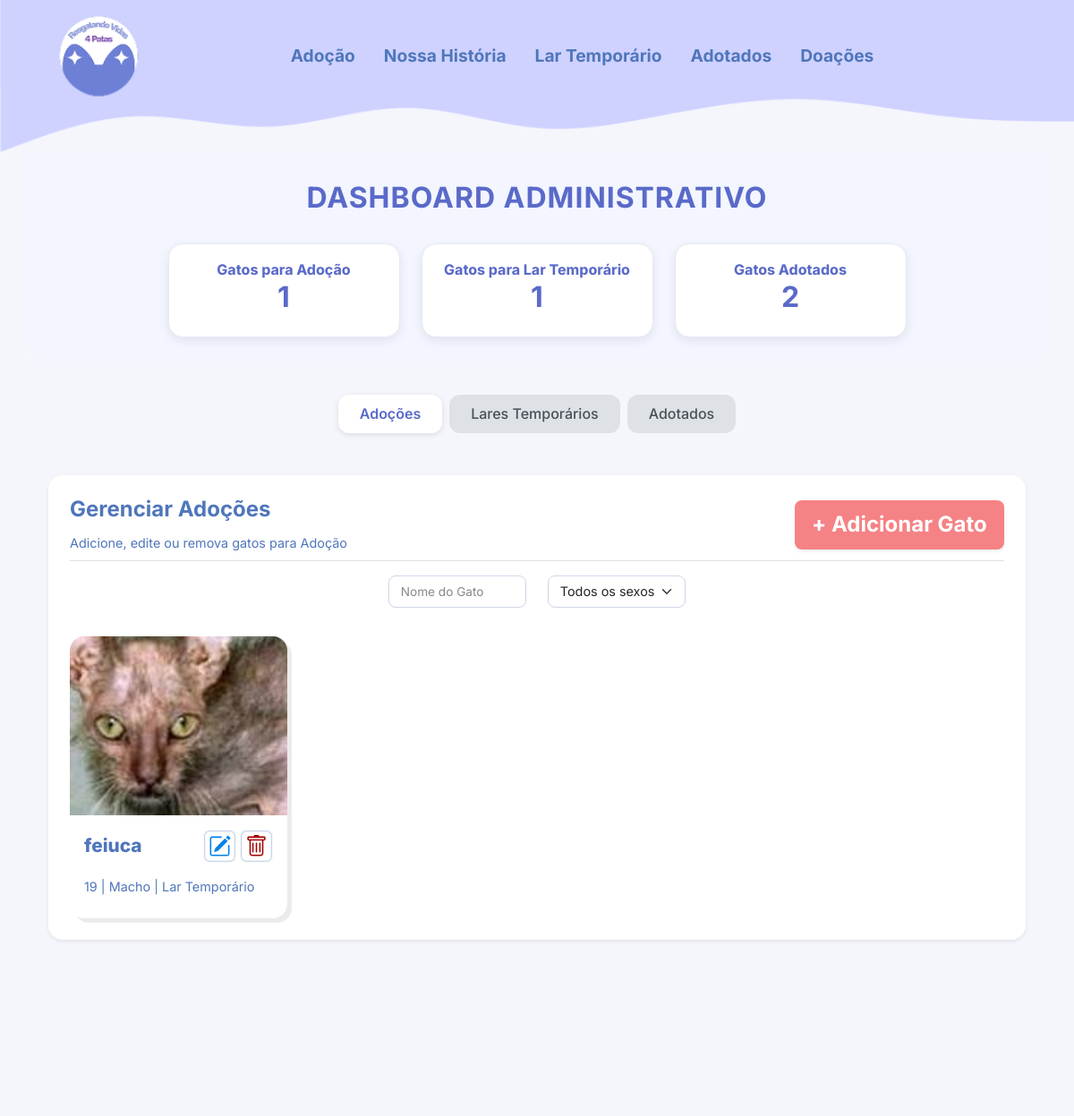
/gatos/dashboard_admin_adocoes (upper part), run on an earlier commit of the app's database.
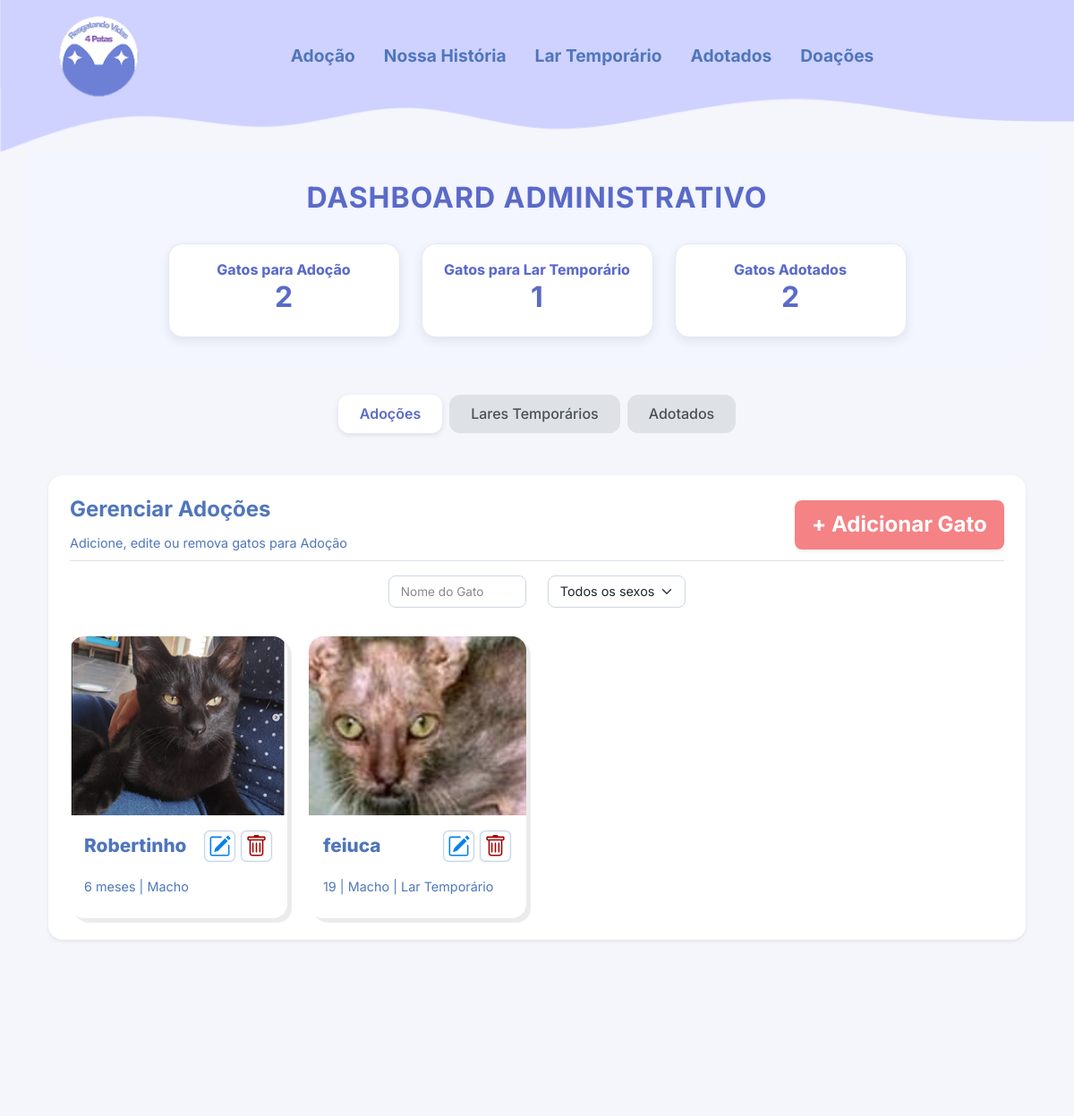
And on a later commit of the database.
### gatos/models.py (models this page shows, shortened)
class Gato(models.Model):
    SEXO_CHOICES = [
        ("M", "Macho"),
        ("F", "Fêmea"),
    ]
    nome = models.CharField(max_length=100, verbose_name="Nome do gato")
    sexo = models.CharField(max_length=1, choices=SEXO_CHOICES, verbose_name="Sexo", blank=False, null=False)
    idade = models.CharField(max_length=10, verbose_name="Idade")
    descricao = models.TextField(max_length=10000, verbose_name="Sobre o gato")
    imagem = models.ImageField(upload_to="gatos/", verbose_name="Foto do gato")
    lar_temporario = models.BooleanField(default=False, verbose_name="Precisa de lar temporário")
    cuidado = models.ForeignKey(Cuidado, on_delete=models.CASCADE, verbose_name="Cuidados")
    temperamento = models.ForeignKey(Temperamento, on_delete=models.CASCADE, verbose_name="Temperamento")
    sociavel = models.ForeignKey(Sociavel, on_delete=models.CASCADE, verbose_name="Socialização")
    moradia = models.ForeignKey(Moradia, on_delete=models.CASCADE, verbose_name="Moradia adequada")
    adotado = models.BooleanField(default=False, verbose_name="Adotado")
    created_at = models.DateTimeField(auto_now_add=True, verbose_name="Criado em")
    updated_at = models.DateTimeField(auto_now=True, verbose_name="Atualizado em")
    class Meta:
        verbose_name = "Gato"
        verbose_name_plural = "Gatos"
        db_table = "gatos"
        ordering = ["-created_at"]

### gatos/views.py (the view)
# urls.py: path("dashboard_admin_adocoes", dashboard_admin_adocoes, name="dashboard_admin_adocoes"),   # Função para conseguir acessar a tela de DashBoard do Admin - Com os gatos para adoção
def dashboard_admin_adocoes(request):
    gatos = Gato.objects.all()
    gatos = gatos.exclude(id__in=Adotados.objects.values_list('gato_id', flat=True))
    nome = request.GET.get("nome")
    if nome:
        gatos = gatos.filter(nome__icontains=nome)
    sexo = request.GET.get("sexo")
    if sexo in ["M", "F"]:
        gatos = gatos.filter(sexo=sexo)
    context = {
        "gatos": gatos,
    }
    return render(request, "gatos/dashboard_admin_adocoes.html", context)

### gatos/context_processors.py (called while the page is built)
def dashboard_totals(request):
    total_para_adocao = Gato.objects.exclude(id__in=Adotados.objects.values("gato")).count()
    total_lar_temporario = Gato.objects.filter(lar_temporario=True).exclude(id__in=Adotados.objects.values("gato")).count()
    total_adotados = Adotados.objects.count()
    return {
        "total_para_adocao": total_para_adocao,
        "total_lar_temporario": total_lar_temporario,
        "total_adotados": total_adotados,
    }

### gatos/templates/gatos/dashboard_admin_adocoes.html (shortened to what this page needs)
{% extends "ong/base_admin.html" %}
{% load static %}
{% block content%}
<link rel="stylesheet" href="{% static 'css/dashboard_admin_adocoes.css' %}">
<div class="container py-4">
    <div class="p-4 bg-white shadow-sm rounded-4">
        <div class="d-flex justify-content-between align-items-center mb-3 border-bottom pb-2">
            <div>
                <h2 class="fw-bold text-primary">Gerenciar Adoções</h2>
                <p class="subtitle-custom mb-0">Adicione, edite ou remova gatos para Adoção</p>
            </div>
            <a href="{% url 'gatos:solicitar' %}" class="btn btn-danger fw-bold shadow-sm rounded-3"> + Adicionar Gato </a>
        </div>
        <form method="GET" action="">
            <div class="row justify-content-center mb-4">
                <div class="col-md-2 col-sm-4 mb-2">
                    <input type="text" name="nome" class="form-control form-control-sm search-input" placeholder="Nome do Gato" onkeyup="debounceSubmit(this.form, 600)" value="{{ request.GET.nome|default:'' }}">
                </div>
                <div class="col-md-2 col-sm-4 mb-2">
                    <select name="sexo" class="form-select form-select-sm search-input" onchange="this.form.submit()">
                        <option value="">Todos os sexos</option>
                    </select>
                </div>
            </div>
        </form>
        <div class="row g-4">
            {% for gato in gatos %}
            <div class="col-lg-3 col-md-4 col-sm-6">
                <div class="card border-0 h-100 rounded-4 overflow-hidden">
                    {% if gato.imagem %}
                        <img src="{{ gato.imagem.url }}" class="card-img-top" alt="{{ gato.nome }}" style="object-fit: cover; height: 200px;">
                    {% else %}
                        <img src="https://placehold.co/300x200?text=Sem+Foto" class="card-img-top" alt="Sem imagem">
                    {%endif%}
                    <div class="card-body d-flex flex-column">
                        <div class="d-flex justify-content-between align-items-center mb-2">
                            <h5 class="card-title mb-0">{{ gato.nome }}</h5>
                            <div class="d-flex gap-1">
                                <a href="" class="btn btn-light p-1" title="Editar">
                                    <img src="{% static 'img/Icone_Editar.svg' %}" alt="Editar" style="width: 35px; height: 35px;">
                                </a>
                                <a href="javascript:void(0);" class="btn btn-light p-1 excluir-gato" data-id="{{ gato.id }}" data-nome="{{ gato.nome }}" title="Excluir">
                                    <img src="{% static 'img/Icone_Excluir.svg' %}" alt="Excluir" style="width: 35px; height: 35px;">
                                </a>
                            </div>
                        </div>
                        <p class="card-text mb-2"> {{ gato.idade }} |
                            {% if gato.sexo == 'M' %}
                            Macho
                            {% else %}
                            Fêmea
                            {% endif %}
                            {% if gato.lar_temporario == True %}
                            | Lar Temporário
                            {% endif %}
                        </p>
                    </div>
                </div>
            </div>
            {% empty %}
            <p class="text-muted text-center">Nenhum gato cadastrado para adoção.</p>
            {% endfor %}
        </div>
    </div>
</div>
{% endblock %}

What changed in the data, as far as the page shows it:
added Gato: imagem (picture), nome "Robertinho", idade "6 meses", sexo "Macho"
Also different on the page:
{{ total_para_adocao|default:"0" }}: "1" → "2"
